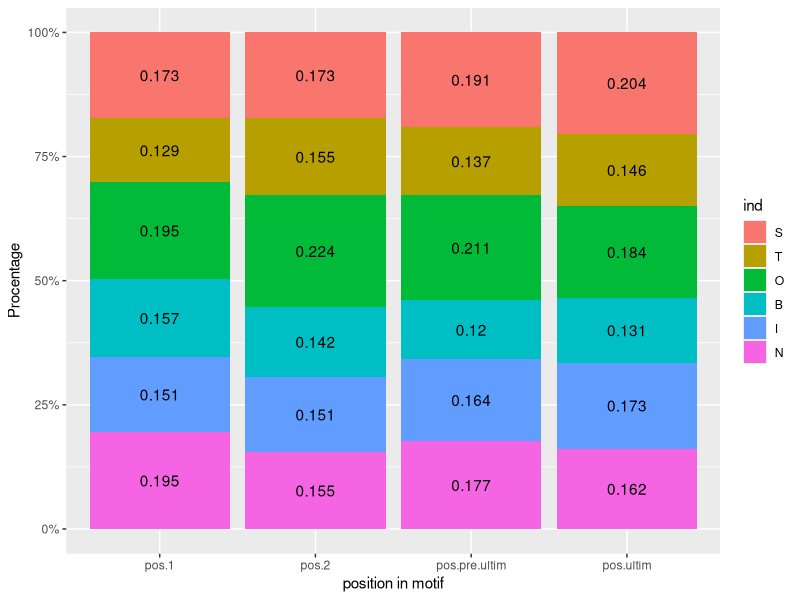

This chart was generated by the following R code:
library(ggplot2)
library(dplyr)
library(tidyr)

dat <- read.table(text = "    pos.1 pos.2 pos.pre-ultim pos.ultim
1   78  78  86  92
2   58  70  62  66
3   88 101  95  83
4   71  64  54  59
5   68  68  74  78
6   88  70  80  73",sep = "", header = TRUE)

total = sum(dat$pos.1)
total
# Add an id variable for the filled regions and reshape
datm <- dat %>% mutate(ind = factor(row_number())) %>% gather(variable, value, -ind)
levels(datm$ind) <- c('S','T','O','B','I','N')
ggplot(datm, aes(x = variable, y = value, fill = ind)) + 
  geom_bar(position = "fill",stat = "identity") +
  scale_y_continuous(labels = scales::percent_format()) +
  geom_text(aes(label = round(value/total, 3)), position = position_fill(vjust = 0.5)) +
  xlab("position in motif") +
  ylab("Procentage")
